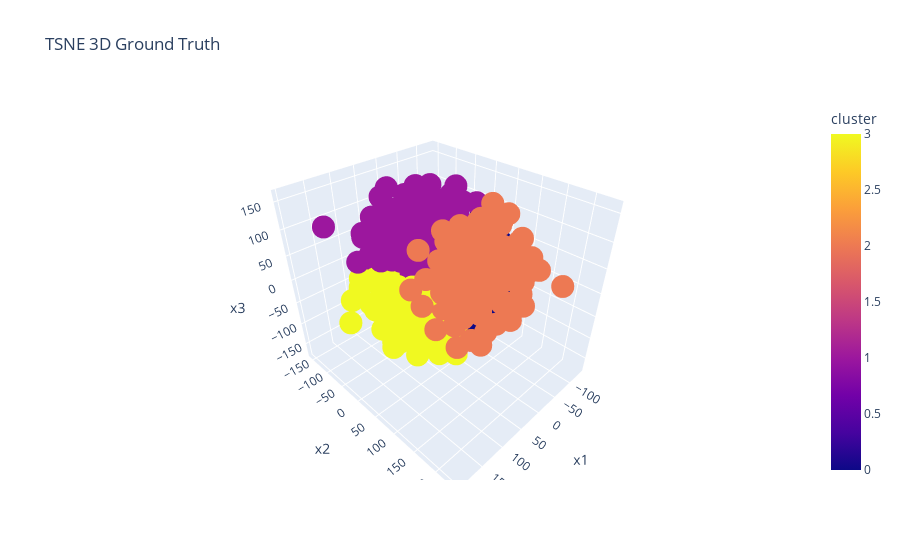

The cell this chart's notebook holds for it:
### Code cell
fig = px.scatter_3d(dftsne, x='x1', y='x2', z='x3', color=dftsne['cluster'], 
                    title='TSNE 3D Ground Truth')
fig.show()

### Figure 1 — Plotly figure (JSON) as saved in the notebook; plotly's stock layout.template omitted (floating-point values rounded to 4 significant figures; data arrays with more than 128 entries replaced by an {"elided": "..."} marker saying what was removed)
{"data": [{"hovertemplate": "x1=%{x}<br>x2=%{y}<br>x3=%{z}<br>cluster=%{marker.color}<extra></extra>", "legendgroup": "", "marker": {"color": {"elided": "339 int values"}, "coloraxis": "coloraxis", "symbol": "circle"}, "mode": "markers", "name": "", "scene": "scene", "showlegend": false, "type": "scatter3d", "x": {"elided": "339 float values"}, "y": {"elided": "339 float values"}, "z": {"elided": "339 float values"}}], "layout": {"coloraxis": {"colorbar": {"title": {"text": "cluster"}}, "colorscale": [[0, "#0d0887"], [0.1111, "#46039f"], [0.2222, "#7201a8"], [0.3333, "#9c179e"], [0.4444, "#bd3786"], [0.5556, "#d8576b"], [0.6667, "#ed7953"], [0.7778, "#fb9f3a"], [0.8889, "#fdca26"], [1, "#f0f921"]]}, "legend": {"tracegroupgap": 0}, "scene": {"domain": {"x": [0, 1], "y": [0, 1]}, "xaxis": {"title": {"text": "x1"}}, "yaxis": {"title": {"text": "x2"}}, "zaxis": {"title": {"text": "x3"}}}, "title": {"text": "TSNE 3D Ground Truth"}}}
